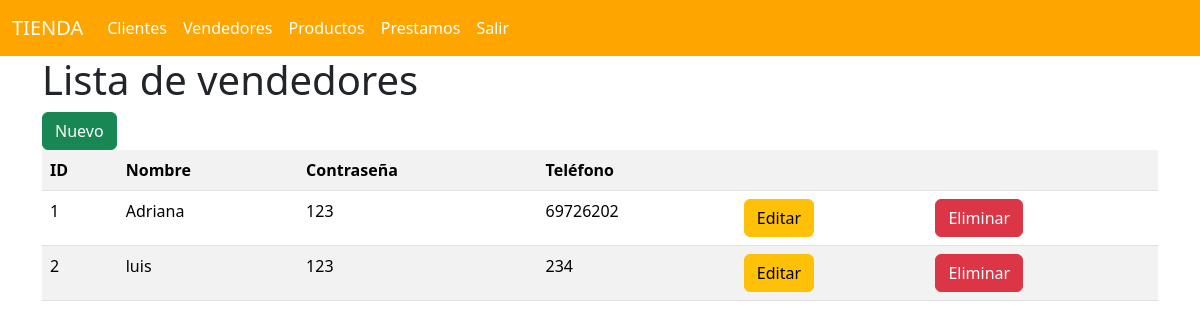
Page /vendedores/ on the committed database.
### models/vendedor_model.py (models this page shows, shortened)
class Vendedor(db.Model):
    __tablename__ = "vendedores"
    id = db.Column(db.Integer, primary_key=True)
    nombre = db.Column(db.String(80), nullable = False)
    contrasenia = db.Column(db.String(80), nullable = False)
    telefono = db.Column(db.String(20), nullable = False)
    prestamos = db.relationship('Prestamo', back_populates='vendedor')
    @staticmethod
    def get_all():
        return Vendedor.query.all()

### controllers/vendedor_controller.py (the view)
@vendedor_bp.route("/")
def index():
    vendedores = Vendedor.get_all()
    return vendedor_view.list(vendedores)

### views/vendedor_view.py (called while the page is built)
def list(vendedores):
    return render_template('vendedores/index.html', vendedores=vendedores)

### templates/vendedores/index.html (shortened to what this page needs)
{% extends 'base.html' %}
{% block content %}
<h1>Lista de vendedores</h1>
<a href="{{url_for('vendedor.create')}}" class="btn btn-success">Nuevo</a>
<table class="table table-striped">
    <tr>
        <th>ID</th>
        <th>Nombre</th>
        <th>Contraseña</th>
        <th>Teléfono</th>
        <th></th>
        <th></th>
    </tr>
    {% for item in vendedores %}
    <tr>
        <td>{{item.id}}</td>
        <td>{{item.nombre}}</td>
        <td>{{item.contrasenia}}</td>
        <td>{{item.telefono}}</td>
        <td>
            <a href="{{url_for('vendedor.edit', id=item.id)}}" class="btn btn-warning">Editar</a>
        </td>
        <td>
            <a href="{{url_for('vendedor.delete', id=item.id)}}" class="btn btn-danger">Eliminar</a>
        </td>
    </tr>
    {% endfor %}
</table>
{% endblock %}

### rows in the picture
Vendedor: id "1", nombre "Adriana", contrasenia "123", telefono "69726202"
Vendedor: id "2", nombre "luis", contrasenia "123", telefono "234"
